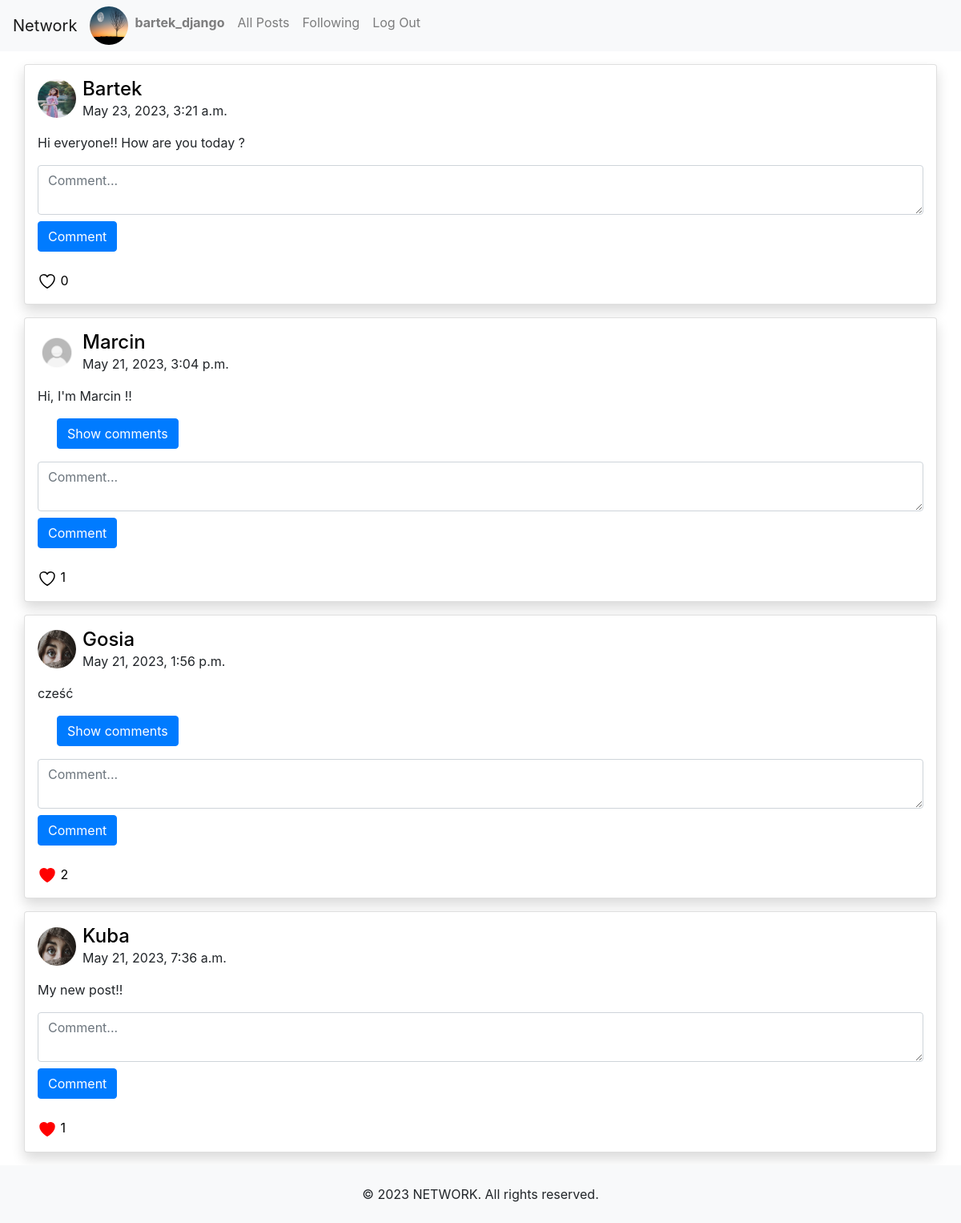
The page /following-posts (signed in) on the database its author committed.
### network/models.py (models this page shows, shortened)
class User(AbstractUser):
    image = models.ImageField(upload_to="images", null=True, default="images/default-avatar-profile.jpg")

class Post(models.Model):
    author = models.ForeignKey(User, on_delete=models.CASCADE, related_name="user")
    content = models.TextField()
    date = models.DateTimeField(auto_now_add=True, null=True)

### network/views.py (the view)
# urls.py: path("following-posts", views.following_posts, name="following_posts"),
@login_required
def following_posts(request):
    try:
        followers = Follower.objects.filter(user=request.user)[0].followers.all()
        posts_from_db = Post.objects.filter(author__in=followers).order_by('-date')
    except IndexError:
        posts_from_db = []
    posts = select_post(posts_from_db)
    page_obj = pagination(request, posts, num_of_pages=5)
    return render(request, "network/following.html", {"page_obj": page_obj})

### network/utils.py (called while the page is built)
def pagination(request, posts, num_of_pages):
    paginator = Paginator(posts, num_of_pages)
    page_number = request.GET.get('page')
    return paginator.get_page(page_number)

### network/templates/network/following.html
{% extends "network/layout.html" %}
{% block body %}
{% include "network/includes/posts.html" with following="following" %}
    {% endblock %}

### network/templates/network/layout.html (shortened to what this page needs)
{% load static %}
<!DOCTYPE html>
<html lang="en">
<head>
    <link rel="stylesheet" href="https://stackpath.bootstrapcdn.com/bootstrap/4.4.1/css/bootstrap.min.css"
>
    <link href="{% static 'network/style.css' %}" rel="stylesheet">
    <link rel="stylesheet" href="{% static 'network/style.css' %}">
</head>
<body>
    <nav class="navbar navbar-expand-sm navbar-light bg-light">
        <a class="navbar-brand" href="{% url 'index' %}">Network</a>
        <div class="collapse navbar-collapse" id="navbarNav">
            <ul class="navbar-nav mr-auto">
                {% if user.is_authenticated %}
                <img class="user_avatar" src="{{user.image.url}}" alt="user image">
                <li id="user_profile" data-id="{{user.id}}" class="nav-item">
                    <a class="nav-link" href="{% url 'user_page' user.id %}"><strong>{{ user.username }}</strong></a>
                </li>
                {% endif %}
                <li class="nav-item">
                    <a class="nav-link" href="{% url 'index' %}">All Posts</a>
                </li>
                {% if user.is_authenticated %}
                <li class="nav-item">
                    <a class="nav-link" href="{% url 'following_posts' %}">Following</a>
                </li>
                <li class="nav-item">
                    <a class="nav-link" href="{% url 'logout' %}">Log Out</a>
                </li>
                {% endif %}
            </ul>
        </div>
    </nav>
    <div class="body">
        {% block body %}
        {% endblock %}
    </div>
    <footer class="text-center py-4 bg-light">
        <p class="m-0">&copy; <script>document.write(new Date().getFullYear())</script> NETWORK. All rights reserved.</p>
    </footer>
</body>
</html>

### network/templates/network/includes/posts.html (shortened to what this page needs)
<ul class="container p-0" >
    {% for post in page_obj  %}
    <li class="card my-3 p-3 position-relative shadow ">
        <div class="d-flex align-items-center">
            <img class="user_avatar" src="{{post.image}}" alt="user picture">
            <div >
                <h4 class=" m-0 ml-2"><a href="{%url 'user_page' post.author.id %}">{{post.author}}</a></h4>
                <span class=" ml-2" >{{post.date}}</span>
            </div>
        </div>
        <article class="my-3">{{post.content}}</article>
        {% if post.comments %}
        <div class="d-flex align-items-center mb-3">
            <button class="btn btn-primary ml-4 show_comments">Show comments</button>
        </div>
    {% endif %}
        {% if user.is_authenticated %}
        <form class="comment_form" action="{% url 'comment_post' %}"   method="post">
            <textarea  class="form-control" name="comment_post" id="comment_post" cols="10" rows="2" placeholder="Comment..."></textarea>
            <button class="btn btn-primary my-2" type="submit">Comment</button>
        </form>
       <a class="favorite_link mt-3"  href="{% url 'index' %}">
            <svg class="favorite" color="{% if user in post.like_authors %} red {% else %} none {% endif %}" data-id="{{user.id}}" data-page={{following}} data-author="{{post.author.id}}" data-post="{{post.id}}"  width="24" xmlns="http://www.w3.org/2000/svg" fill="{% if user in post.like_authors %} red {% else %} none {% endif %}" viewBox="0 0 24 24" stroke-width="1.5" stroke="currentColor" class="w-2 h-2">
                <path stroke-linecap="round" stroke-linejoin="round" d="M21 8.25c0-2.485-2.099-4.5-4.688-4.5-1.935 0-3.597 1.126-4.312 2.733-.715-1.607-2.377-2.733-4.313-2.733C5.1 3.75 3 5.765 3 8.25c0 7.22 9 12 9 12s9-4.78 9-12z" />
              </svg>
             <span>{{post.likes}}</span>
        </a>
        {% endif %}
    {% empty %}
    <h4>No posts</h4>
    {% endfor %}
</ul>

### network/static/network/style.css (style rules this page uses)
html { height: 100%; box-sizing: border-box; }
body { position: relative; margin: 0; min-height: 100%; box-sizing: inherit; padding-bottom: 4.5rem; }
.body { min-height: 100%; }
.user_avatar { width: 3rem; height: 3rem; border-radius: 50%; }
.favorite { transition: transform 100ms ease-in; }
a, a:hover { color: black; text-decoration: none; }
footer { position: absolute; left: 0; right: 0; bottom: 0; }

### rows shown on the page
User: image (picture), username "bartek_django"
User: shows a picture, author "Bartek", date "May 23, 2023, 3:21 a.m.", content "Hi everyone!! How are you today ?", {{ post.author.id }} 1 (drawn), likes "0"
User: shows a picture, author "Marcin", date "May 21, 2023, 3:04 p.m.", content "Hi, I'm Marcin !!", likes "1"
User: author "Gosia", date "May 21, 2023, 1:56 p.m.", content "cześć", likes "2"
User: author "Kuba", date "May 21, 2023, 7:36 a.m.", content "My new post!!", {{ post.author.id }} 2 (drawn), likes "1"
